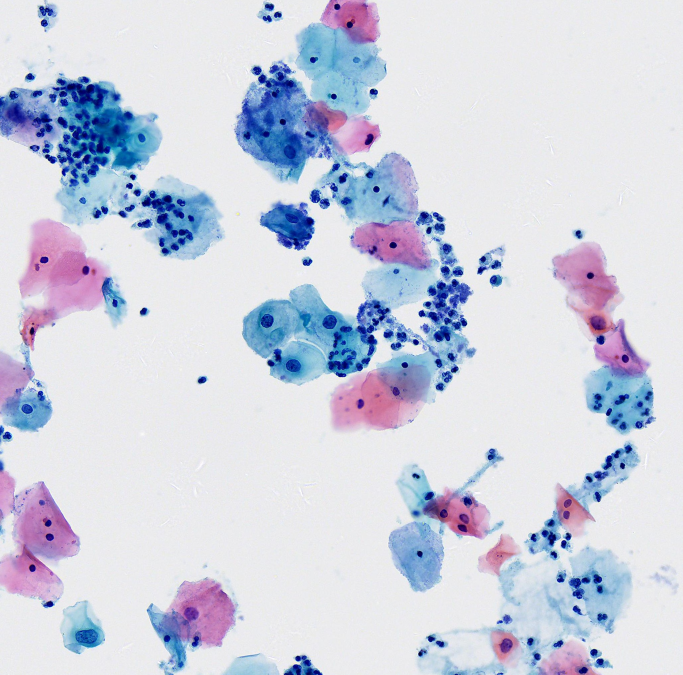
#> input picture team/train-5/184/184.jpg, 2047 x 2025 px (shown at 1/3 size)
$ python text2.py
#> lines starting #> are read from the running program, lines starting #| are printed output that depends on the picture; after the words box and inside, x2 and y2 are one past the last pixel; in counts of white or black regions, pixels touching at a corner belong together
import numpy as np
import cv2
from xml.etree import ElementTree as ET

# dd = cv2.imread("./train-5/1312/1312.jpg")
untested_objects = []
'''
以下的contrast函数是一个用于计算实际值与
预测值的查全率(true_count / truth_count)，查准率的函数(true_count / test_count)
'''


def contrast(file_path_xml, test_objects, pixel=10):
    # 解析xml文件
    tree = ET.parse(file_path_xml)
    root = tree.getroot()
    objects = root.findall('object')
    # 获取xml文件中的矩形信息
    groundtruth = []
    # 列表中字典的个数
    test_count = len(test_objects)
    for obj in objects:
        x_position = int(obj.find('regionX').text)
        y_position = int(obj.find('regionY').text)
        width = int(obj.find('regionWidth').text)
        height = int(obj.find('regionHeight').text)
        # 将xml文件信息存入字典列表中
        groundtruth.append({'regionX': x_position, 'regionY': y_position, 'regionWidth': width, 'regionHeight': height})

    truth_count = len(groundtruth)
    true_count = 0
    # 将测试数据和xml文件数据对比
    for obj in test_objects:
        for item in groundtruth:
            if abs(item['regionX'] - obj['regionX']) <= pixel and abs(
                    item['regionY'] - obj['regionY']) <= pixel and abs(
                item['regionWidth'] + item['regionX'] - obj['regionWidth'] - obj['regionX']) <= pixel and abs(
                item['regionHeight'] + item['regionY'] - obj['regionHeight'] - obj['regionY']) <= pixel:
                true_count += 1
                break
    # 返回查全率和查准率
    return [true_count / truth_count, true_count / test_count]

#-------------------------------------------------------------------------------------
# 设置li2用来存储满足条件的轮廓，具体作用见下
li2 = []
# 设置li3用来存储li2
li3 = []

# l1存储了所有要识别图像的路径
l1 = ["./train-5/184/184.jpg", "./train-5/1308/1308.jpg", "./train-5/1310/1310.jpg", "./train-5/1312/1312.jpg",
      "./train-5/1315/1315.jpg"]
# l2存储了所有要识别图像的xml文件路径
l2 = ["./train-5/184/184.xml", "./train-5/1308/1308.xml", "./train-5/1310/1310.xml", "./train-5/1312/1312.xml",
      "./train-5/1315/1315.xml"]


def scanner(num, iterations_, len_):  # 识别函数，num:识别第几张图，iterations_:膨胀迭代次数调节，len_:规定要识别多少边形
    # 读取图像
#> called with num = 0, iterations_ = 1, len_ = 20
    a = cv2.imread(l1[num])
#> a is the input picture: shape (2025, 2047, 3); mean B, G, R 225.1, 209.5, 205.6
    # 读取xml图像
    b = cv2.imread(l1[num])
    # 图像灰度化处理
    find = gray = cv2.imread(l1[num], 0)
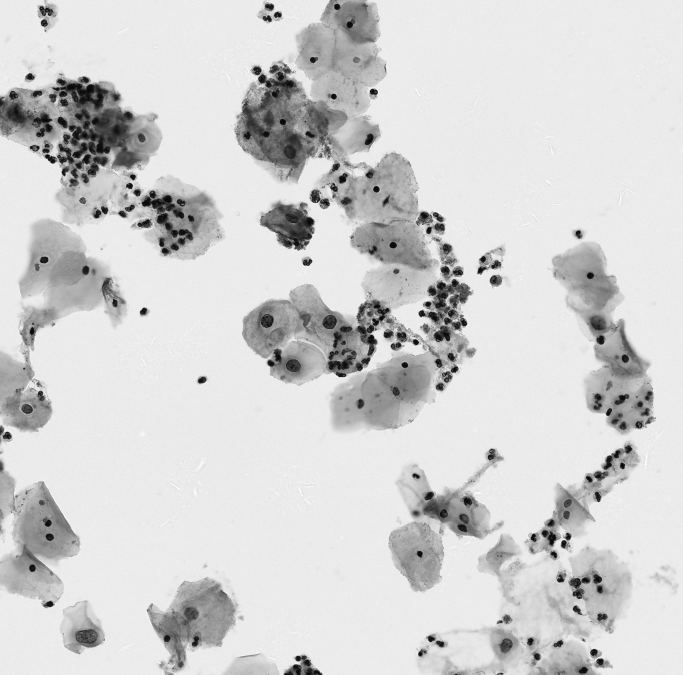
#> find: shape (2025, 2047) (shown at 1/3 size); min 2, max 255, mean 210.1
    # 将灰度图进行膨胀，以尽可能的使图上单独的没有细胞质的杂志显现出来
    kernel = np.ones((17, 17), np.uint8)
    find = cv2.dilate(find, kernel, iterations=iterations_)  # 调整膨胀参数
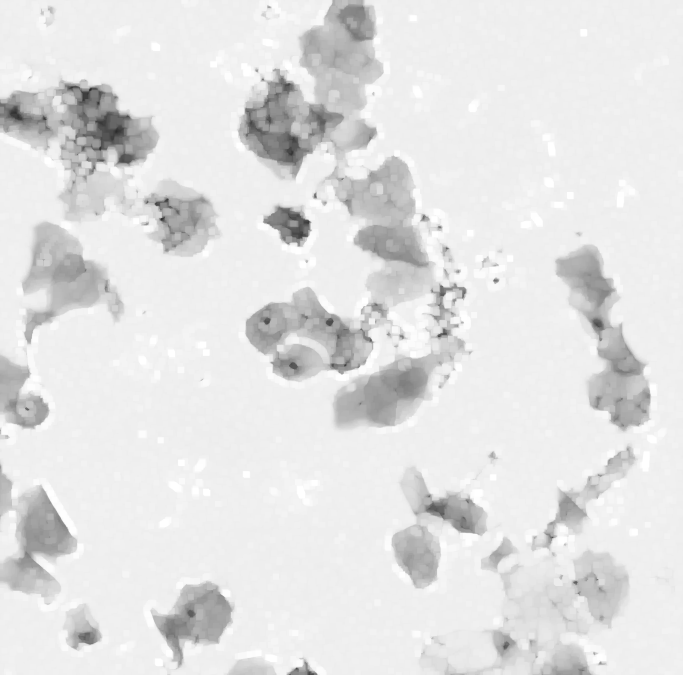
#> find: shape (2025, 2047) (shown at 1/3 size); min 32, max 255, mean 226.7
    # 图像二值化
    ret, find = cv2.threshold(find, 236, 255, cv2.THRESH_BINARY)
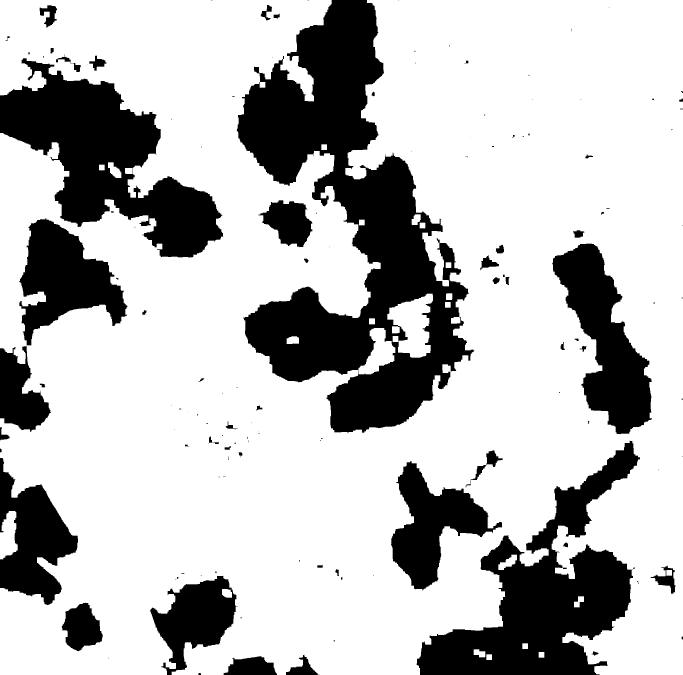
#> find: shape (2025, 2047) (shown at 1/3 size); 73.5% white; 132 black regions (69 under 20 px), largest, box (x1, y1, x2, y2) and area: (710, 0, 1423, 1300) 390193, (1250, 1322, 1920, 2025) 179245, (0, 175, 670, 773) 168984
    # 图像模糊化，使显现出来的单独的没有细胞质的杂志像素值升高，即变明亮
    find = cv2.blur(find, (20, 20))
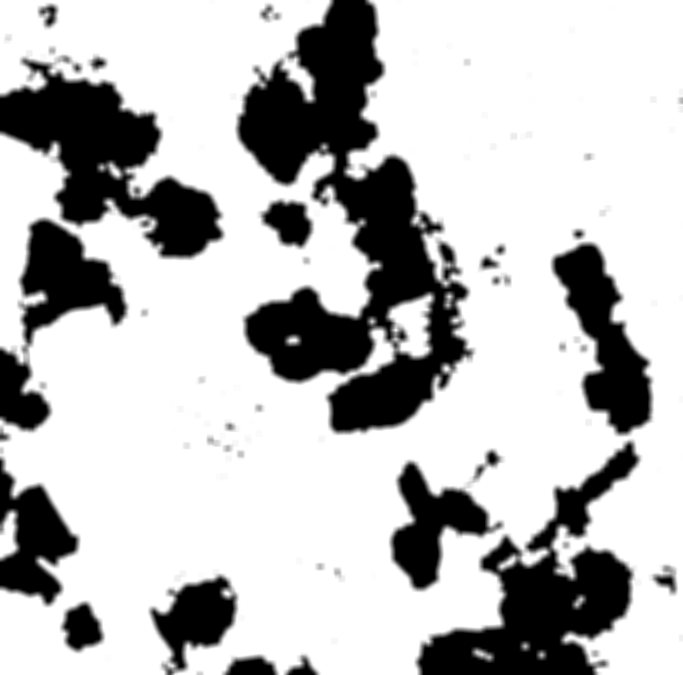
#> find: shape (2025, 2047) (shown at 1/3 size); min 0, max 255, mean 187.3
    # 将原灰度图gray与模糊处理后的图像find进行像素值相加(add),由于模糊处理后的杂志的像素值会变得很高，即很亮，故相加后它在图像中会接近于“消失”！，以此来消除杂质
    find = cv2.add(find, gray)  # 进行图像变换处理
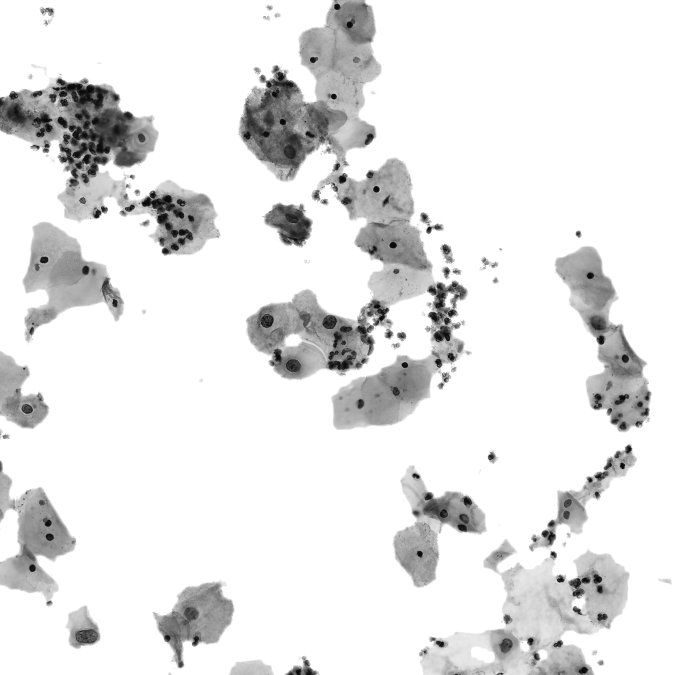
#> find: shape (2025, 2047) (shown at 1/3 size); min 4, max 255, mean 230.5
    # 图像二值化反转，让背景变黑，待圈出区域变白，突出其轮廓
    ret1, thresh1 = cv2.threshold(find, 90, 255, cv2.THRESH_BINARY_INV)
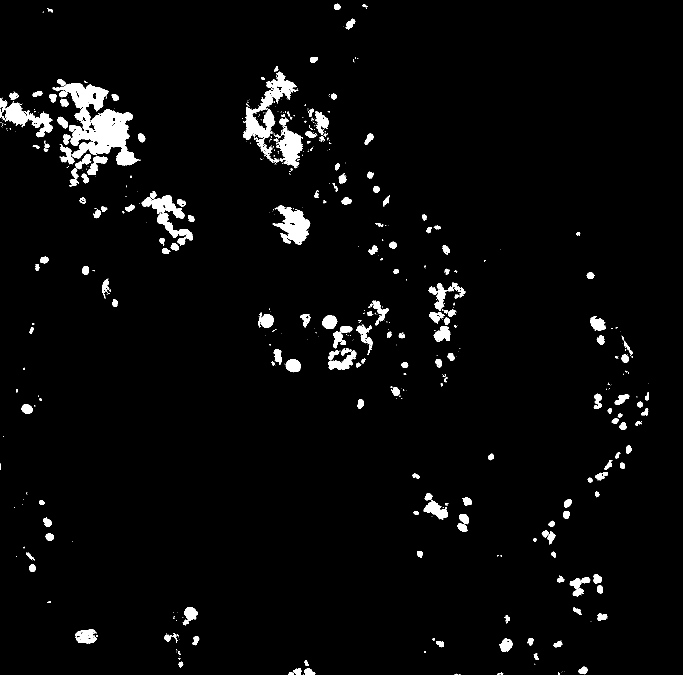
#> thresh1: shape (2025, 2047) (shown at 1/3 size); 3.2% white; 604 white regions (377 under 20 px)
    # 寻找轮廓
    contours, hierarchy = cv2.findContours(thresh1, cv2.RETR_TREE, cv2.CHAIN_APPROX_NONE)
#> contours = 874 contours, 628 with area under 20; largest, box (x1, y1, x2, y2) and area: (158, 250, 416, 496) 26026, (730, 215, 889, 419) 9132, (818, 616, 931, 734) 6685, (0, 295, 158, 412) 5768, (828, 378, 909, 505) 4792
    # 每个轮廓信息记录在contours里面
    for cent in contours:
        # epsilon代表在0.001下的精度，数值越小，框出的轮廓约精确，但同时也会带来一些问题
        epsilon = 0.001 * cv2.arcLength(cent, True)
        # approx记录着具体轮廓信息，我们可以通过它判断轮廓是几边形
        approx = cv2.approxPolyDP(cent, epsilon, True)
        #
        # res_ = cv2.drawContours(a, [approx], -1, (0, 0, 255), 2)
        # if len(approx)>25:#30
        # 因为我们需要圈出的细胞核的形状是趋近于椭圆的，它的边数是接近于无穷大，我们只需要给定一个边数下限制来筛出其他边数不符合的轮廓，当然这并不能排除我们会误圈出杂质
        if len(approx) > len_:  # 30
            # li1用来存储所有满足条件的轮廓的区域的x,y,w,h
            li1 = []
            x, y, w, h = cv2.boundingRect(cent)
            li1.append(x)
            li1.append(y)
            li1.append(w)
            li1.append(h)
            # 将每一个li1存入li2中，即将列表存入列表中
            li2.append(li1)
#> this loop made 874 passes
#> (epsilon, x, y, w, h) on passes 6, 13, 14, 15, 17, 18, 21, 26, 27, 31, 36, 40: (0.0432, 1491, 2018, 19, 7), (0.0845, 880, 2006, 24, 19), (0.0911, 912, 2004, 32, 21), (0.0795, 1735, 2000, 29, 22), (0.0497, 535, 1985, 15, 17), (0.0476, 914, 1981, 12, 17), (0.06, 1601, 1961, 16, 19), (0.0717, 1308, 1923, 24, 19), (0.0824, 1661, 1922, 26, 20), (0.136, 1497, 1916, 41, 40), (0.0671, 1583, 1914, 17, 22), (0.0907, 577, 1908, 21, 28)
#> epsilon on passes 4, 5, 7, 9, 10, 19: 0.0231, 0.0157, 0.00883, 0.0151, 0.0456, 0.0137
#> after the loop, li2 = 191 items, first 6: [1491, 2018, 19, 7], [880, 2006, 24, 19], [912, 2004, 32, 21], [1735, 2000, 29, 22], [535, 1985, 15, 17], [914, 1981, 12, 17]
            # cv2.rectangle(dd, (x, y), (x + w, y + h), (0, 0, 255), 2)
    # 遍历li2中的每个值，判断是否有些方框交叉，若有两个方框交叉，则判断他们为被我们误圈进来的杂志，进行二次筛选
    for f in li2:
        for d in li2:
            if d != f:
                zx = abs(f[0] + f[0] + f[2] - d[0] - d[0] - d[2])
                x = abs(f[2]) + abs(d[2])
                zy = abs(f[1] + f[1] + f[3] - d[1] - d[1] - d[3])
                y = abs(f[3]) + abs(d[3])
                if zx <= x and zy <= y:
                    if f not in li3:
                        # li3中存储了所有相互交叉的方框的信息
                        li3.append(f)
#> this loop made 191 passes
#> after the loop, li3 = 85 items, first 6: [226, 1888, 65, 42], [263, 1912, 13, 14], [273, 1909, 12, 7], [228, 1905, 17, 15], [548, 1859, 18, 17], [552, 1822, 42, 41]

    for n in li3:
        # 经与其他方框交叉的方框在原来列表中删除
        li2.remove(n)
#> this loop made 85 passes
#> n on passes 1 to 12: [226, 1888, 65, 42], [263, 1912, 13, 14], [273, 1909, 12, 7], [228, 1905, 17, 15], [548, 1859, 18, 17], [552, 1822, 42, 41], [1718, 1765, 33, 25], [1709, 1735, 35, 31], [1744, 1732, 27, 18], [1643, 1594, 23, 39], [1625, 1592, 21, 20], [1372, 1569, 30, 26]
#> after the loop, li2 = 106 items, first 6: [1491, 2018, 19, 7], [880, 2006, 24, 19], [912, 2004, 32, 21], [1735, 2000, 29, 22], [535, 1985, 15, 17], [914, 1981, 12, 17]
        # 遍历li2，圈出我们最终的矩形框
    for i in li2:
        # 列表g用来存储每个符合我们预期的实际矩形框的x,y,w,h,并与期望矩形框在位置上进行对比
        g = {}
        cv2.rectangle(b, (i[0], i[1]), (i[0] + i[2], i[1] + i[3]), (0, 0, 255), 2)
        g["regionX"] = i[0]
        g["regionY"] = i[1]
        g["regionWidth"] = i[2]
        g["regionHeight"] = i[3]
        untested_objects.append(g)
#> this loop made 106 passes
#> i on passes 1 to 12: [1491, 2018, 19, 7], [880, 2006, 24, 19], [912, 2004, 32, 21], [1735, 2000, 29, 22], [535, 1985, 15, 17], [914, 1981, 12, 17], [1601, 1961, 16, 19], [1308, 1923, 24, 19], [1661, 1922, 26, 20], [1497, 1916, 41, 40], [1583, 1914, 17, 22], [577, 1908, 21, 28]
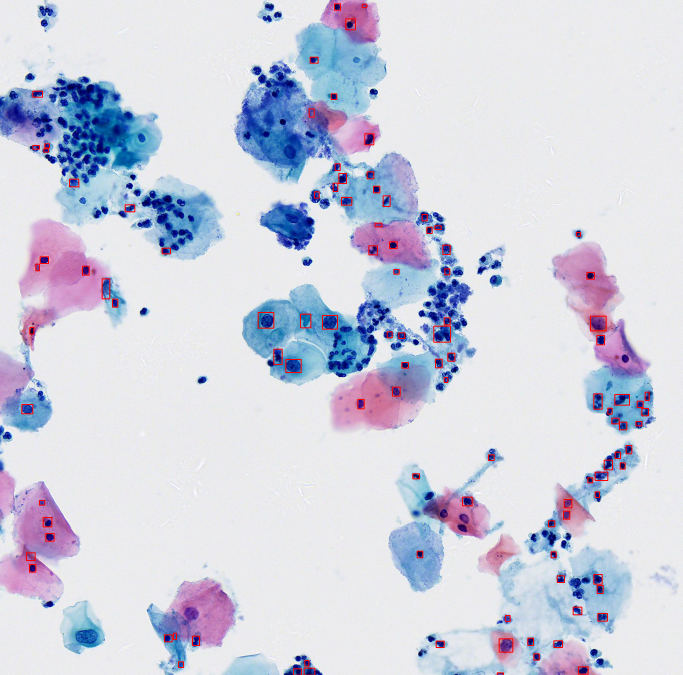
#> b: shape (2025, 2047, 3) (shown at 1/3 size); mean B, G, R 223.8, 208.7, 206.7
#> after the loop, untested_objects = 106 items


'''
对上面的主方法思路过程梳理总结：
1.图像灰度化，得到图像find，gray
2.find图像膨胀突出杂志
3.find图像二值化
4.find图像模糊化使杂质的像素值变高，即变得更亮
5.find与gray进行像素值相加add,这样得到的效果就是原图中的杂志大部分几乎“消失了”(一次筛选)
6.图像二值化反转，即背景变为黑色，待检测区域为白色
7.进行轮廓检测，记录所有轮廓的变数len
8.细胞核的形状是趋近于椭圆的，它的边数是接近于无穷大，我们给定一个边数下下限，只要边数大于这个下限，我们认为他就是椭圆
9.再对满足边数限制的轮廓的x,y,w,h记录下来，判断其中是否有会交叉的矩形框，并将其排除(二次筛选)
10.将最终的轮廓在原图中画出外接矩形，并记录他们的x,y,w,h，与期望值进行比较，得出查全率，查准率
'''
#-----------------------------------------------------------------------------------
# 进行参数效果比较，将结果写进你给定的文件里
with open("指定一个文件写数据...", "w") as w:
    for iteration in range(5):
        for lens in range(11):
            w.writelines(f"参数-->iteration:{1 + iteration}, len:{20 + lens}" + '\n')
            for i in range(5):
                scanner(i, 1 + iteration, 20 + lens)
                m, n = contrast(l2[i], untested_objects)
#> (the run stopped early here; a loop or call above may not have finished)

$ run again, with team/train-5/1308/find.jpg copied over team/train-5/184/184.jpg
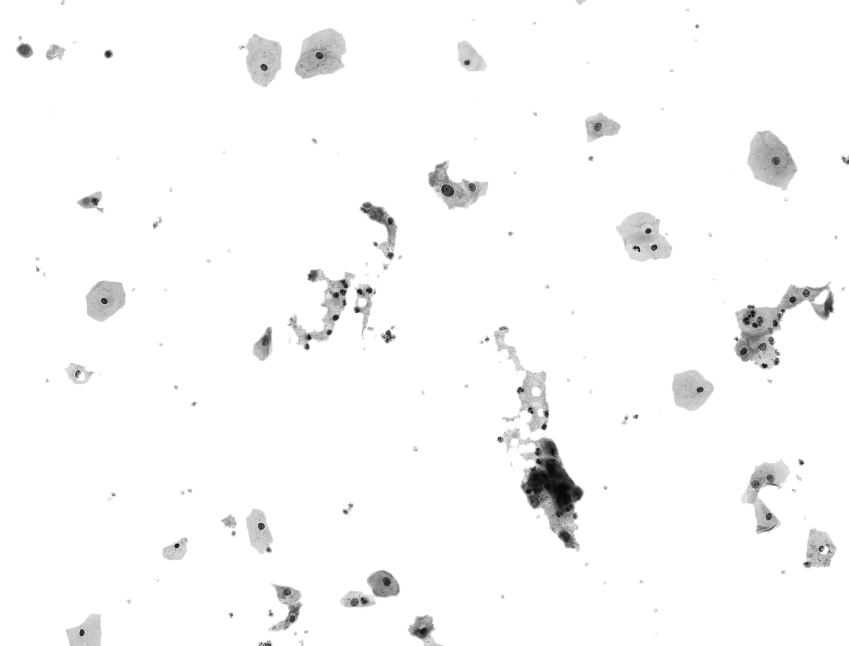
#> input picture team/train-5/1308/find.jpg, 3396 x 2583 px (shown at 1/4 size)
#> in scanner, a is the input picture: shape (2583, 3396, 3); min 7, max 255, mean 249.3
#> in scanner, `ret, find = cv2.threshold(find, 236, 255, cv2.THRESH_BINARY)`:
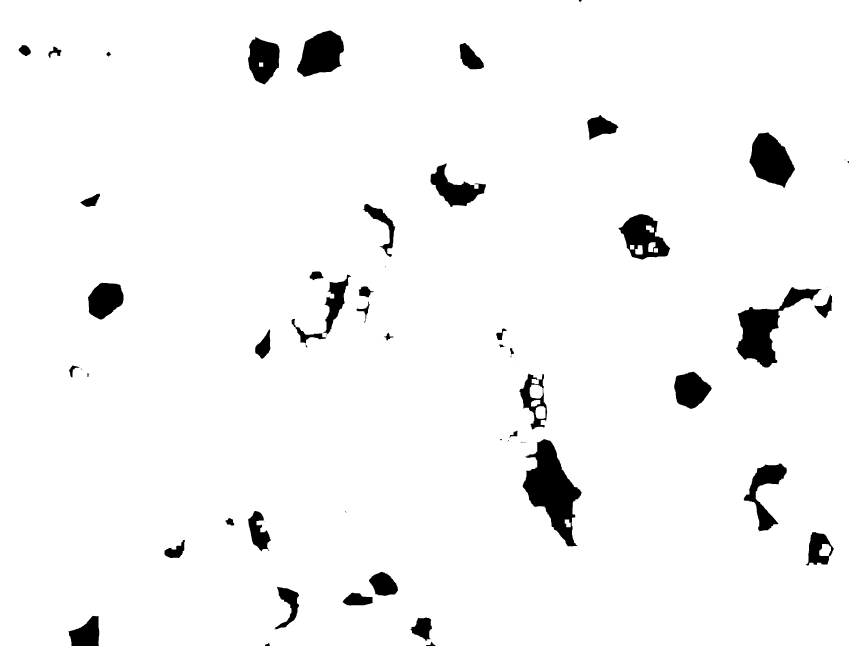
#> find: shape (2583, 3396) (shown at 1/4 size); 96% white; 57 black regions (10 under 20 px), largest, box (x1, y1, x2, y2) and area: (2091, 1757, 2327, 2187) 47917, (2944, 1149, 3288, 1470) 35804, (2998, 530, 3180, 753) 25836
#> in scanner, `ret1, thresh1 = cv2.threshold(find, 90, 255, cv2.THRESH_BINARY_INV)`:
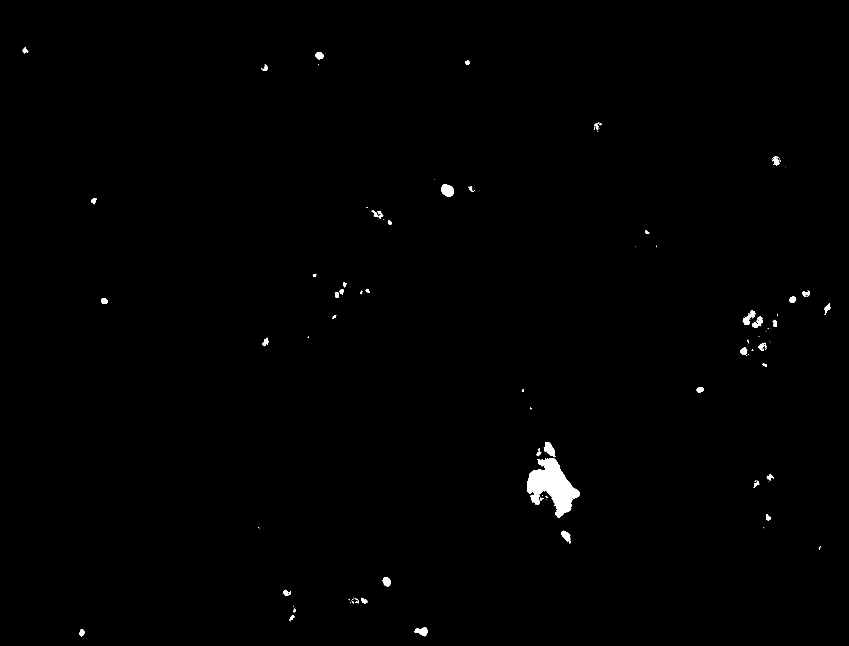
#> thresh1: shape (2583, 3396) (shown at 1/4 size); 0.51% white; 160 white regions (100 under 20 px)
#> contours = 242 contours, 184 with area under 20; largest, box (x1, y1, x2, y2) and area: (2107, 1832, 2318, 2070) 24574, (1766, 738, 1816, 786) 1793, (2177, 1769, 2221, 1829) 1426, (1658, 2510, 1710, 2545) 1052, (2971, 1242, 3023, 1300) 1014
#> the loop in scanner, `for cent in contours:` made 242 passes
#> (epsilon, x, y, w, h) on passes 1, 2, 5, 21, 25, 27, 33, 36: (0.0759, 318, 2518, 20, 27), (0.158, 1658, 2510, 52, 35), (0.0818, 1159, 2461, 19, 25), (0.0848, 1444, 2393, 25, 22), (0.132, 1134, 2359, 29, 23), (0.121, 1531, 2308, 33, 38), (0.159, 2244, 2123, 40, 50), (0.0788, 3064, 2056, 21, 25)
#> after the loop in scanner, `for cent in contours:`: li2 = 45 items, first 6: [318, 2518, 20, 27], [1658, 2510, 52, 35], [1159, 2461, 19, 25], [1444, 2393, 25, 22], [1134, 2359, 29, 23], [1531, 2308, 33, 38]
#> the loop in scanner, `for f in li2:` made 45 passes
#> after the loop in scanner, `for f in li2:`: li3 = [[2160, 1991, 11, 11], [2107, 1832, 211, 238], [3009, 1266, 43, 46], [2971, 1242, 52, 58], [1508, 844, 17, 12], [1487, 842, 46, 32]]
#> the loop in scanner, `for n in li3:` made 6 passes
#> after the loop in scanner, `for n in li3:`: li2 = 39 items, first 6: [318, 2518, 20, 27], [1658, 2510, 52, 35], [1159, 2461, 19, 25], [1444, 2393, 25, 22], [1134, 2359, 29, 23], [1531, 2308, 33, 38]
#> the loop in scanner, `for i in li2:` made 39 passes
#> after the loop in scanner, `for i in li2:`: untested_objects = 39 items
